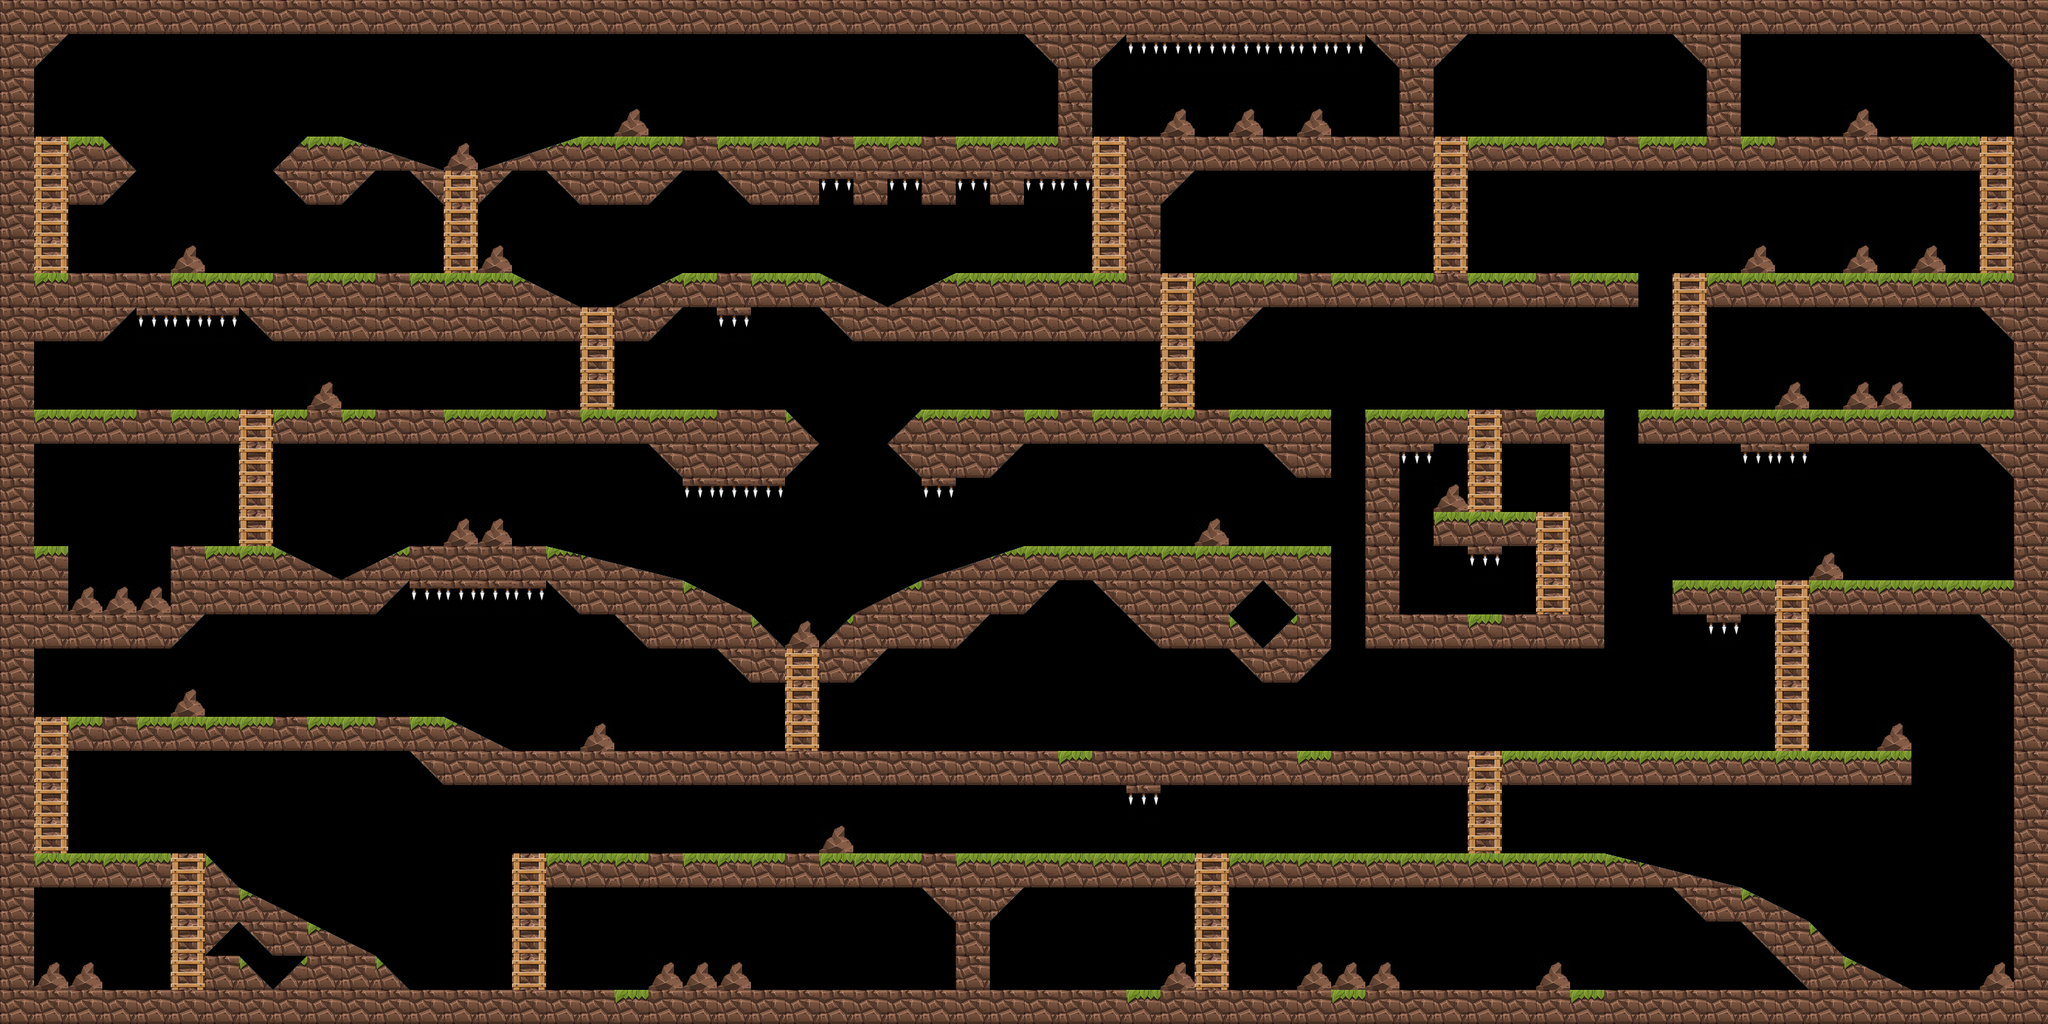

This game map was drawn from its Tiled (.tmx) file and the tilesets committed beside it. A one-line description and the trimmed map source follow:
An orthogonal 60x30 tile map with 50x50 px tiles, 1 tile layer (Kachelebene 1) and 52 objects.

<map version="1.0" orientation="orthogonal" renderorder="right-down" width="60" height="30" tilewidth="50" tileheight="50">
 <tileset firstgid="1" name="map1" tilewidth="50" tileheight="50">
  <image source="map1.png" width="500" height="500" />
 </tileset>
 <layer name="Kachelebene 1" width="60" height="30">
  <data>[1800 cells, 782 non-empty, 23 distinct tile ids]</data>
 </layer>
 <objectgroup color="#ffff00" name="ladder">
  <properties>
   <property name="type" value="ladder" />
  </properties>
  <object x="650" y="250" width="50" height="150" />
  <object x="850" y="450" width="50" height="150" />
  <object x="1600" y="200" width="50" height="200" />
  <object x="1700" y="400" width="50" height="200" />
  <object x="2100" y="200" width="50" height="200" />
  <object x="2450" y="400" width="50" height="200" />
  <object x="2900" y="200" width="50" height="200" />
  <object x="350" y="600" width="50" height="200" />
  <object x="2150" y="600" width="50" height="150" />
  <object x="2250" y="750" width="50" height="150" />
  <object x="2600" y="850" width="50" height="250" />
  <object x="2150" y="1100" width="50" height="150" />
  <object x="1750" y="1250" width="50" height="200" />
  <object x="1150" y="950" width="50" height="150" />
  <object x="750" y="1250" width="50" height="200" />
  <object x="50" y="1050" width="50" height="200" />
  <object x="250" y="1250" width="50" height="200" />
  <object x="50" y="200" width="50" height="200" />
 </objectgroup>
 <objectgroup color="#ff0000" name="ground">
  <properties>
   <property name="type" value="ground" />
  </properties>
  <object x="50" y="50">
   <polyline points="50,200 50,150 100,150" />
  </object>
  <object x="700" y="300">
   <polyline points="0,0 0,-50 150,-100 850,-100 850,-250" />
  </object>
  <object x="50" y="300">
   <polyline points="0,-250 0,100 700,100 800,150 800,200" />
  </object>
  <object x="1600" y="250">
   <polyline points="0,0 0,-250" />
  </object>
  <object x="50" y="500">
   <polyline points="0,0 0,100 300,100 300,150" />
  </object>
  <object x="400" y="650">
   <polyline points="0,0 0,-50 750,-50" />
  </object>
  <object x="1700" y="250">
   <polyline points="0,0 0,250" />
  </object>
  <object x="1750" y="500">
   <polyline points="0,0 0,-100 650,-100 650,-50" />
  </object>
  <object x="2100" y="200">
   <polyline points="0,50 0,-200" />
  </object>
  <object x="2150" y="250">
   <polyline points="0,0 0,-50 350,-50 350,-250" />
  </object>
  <object x="2900" y="250">
   <polyline points="0,0 0,-50 -350,-50 -350,-200" />
  </object>
  <object x="2500" y="450">
   <polyline points="0,0 0,-50 450,-50 450,-450" />
  </object>
  <object x="900" y="500">
   <polyline points="0,0 0,-50 100,-100 300,-100 400,-50 500,-100 750,-100 750,-300 1150,-300 1150,-500" />
  </object>
  <object x="2000" y="950">
   <polyline points="0,0 0,-350 150,-350 150,-300" />
  </object>
  <object x="2050" y="650">
   <polyline points="0,0 0,250 250,250 250,0" />
  </object>
  <object x="2100" y="800">
   <polyline points="0,0 0,-50 150,-50 150,0" />
  </object>
  <object x="2200" y="650">
   <polyline points="0,0 0,-50 150,-50 150,300" />
  </object>
  <object x="2400" y="650">
   <polyline points="0,0 0,-50 550,-50 550,-200" />
  </object>
  <object x="50" y="650">
   <polyline points="200,150 350,150 450,200 550,150 750,150 950,200 1050,250 1100,300 1100,350" />
  </object>
  <object x="1200" y="1000">
   <polyline points="0,0 0,-50 50,-100 150,-150 300,-200 750,-200 750,-50" />
  </object>
  <object x="2150" y="1150">
   <polyline points="0,0 0,-50 -1400,-50 -1500,-100 -2050,-100 -2050,-50" />
  </object>
  <object x="2200" y="1150">
   <polyline points="0,0 0,-50 600,-50 600,0" />
  </object>
  <object x="2450" y="900">
   <polyline points="0,0 0,-50 150,-50 150,0" />
  </object>
  <object x="2650" y="900">
   <polyline points="0,0 0,-50 300,-50 300,-250" />
  </object>
  <object x="50" y="900">
   <polyline points="0,0 0,350 200,350 200,400 0,400 0,550 250,550 250,350 300,400 500,500 550,550 1350,550 1350,400" />
  </object>
  <object x="1450" y="1300">
   <polyline points="0,0 0,150 1200,150 1200,100" />
  </object>
  <object x="1750" y="1300">
   <polyline points="0,0 0,-50 -950,-50 -950,0" />
  </object>
  <object x="1800" y="1300">
   <polyline points="0,0 0,-50 550,-50 750,0 850,50 900,100 1000,150 1150,150 1150,-400" />
  </object>
  <object x="1350" y="600">
   <polyline points="0,0 600,0 600,100" />
  </object>
  <object x="450" y="200">
   <polyline points="0,0 50,0 200,50 200,100" />
  </object>
  <object x="100" y="800">
   <polyline points="0,0 -50,0 -50,-50 -50,-100 -50,-150" />
  </object>
 </objectgroup>
 <objectgroup name="bridge">
  <object x="150" y="200" width="300" height="50" />
  <object x="1150" y="600" width="200" height="50" />
  <object x="100" y="800" width="150" height="50" />
 </objectgroup>
</map>
